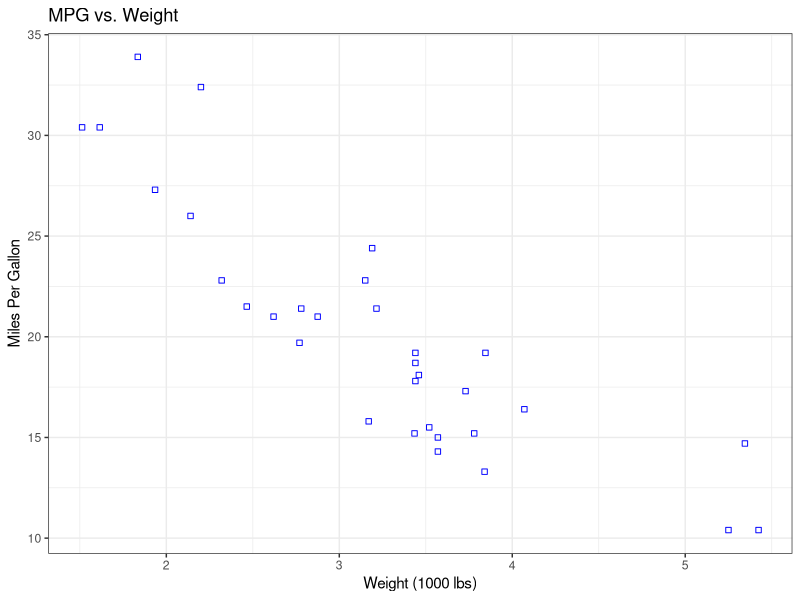
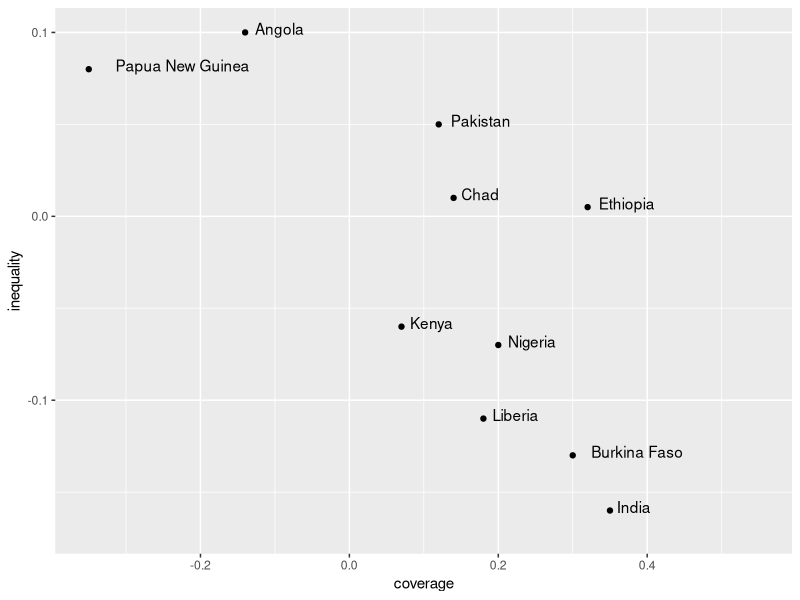
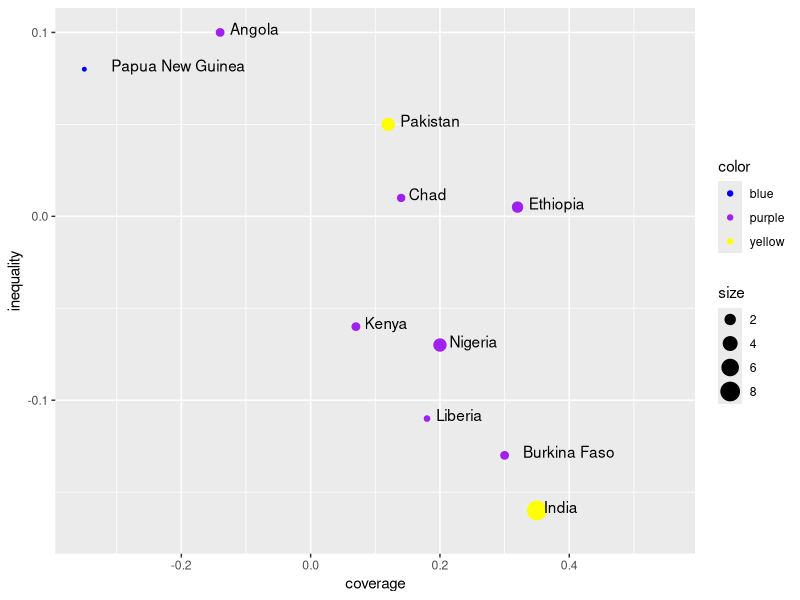
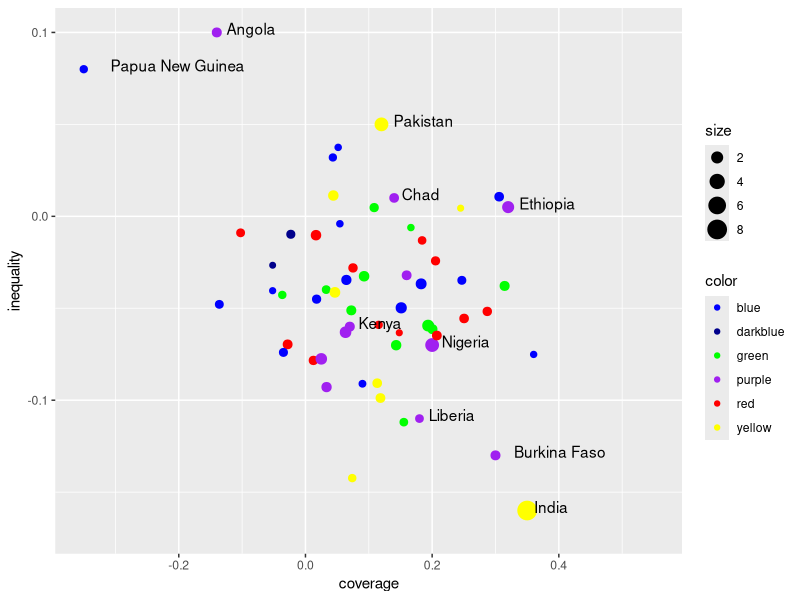
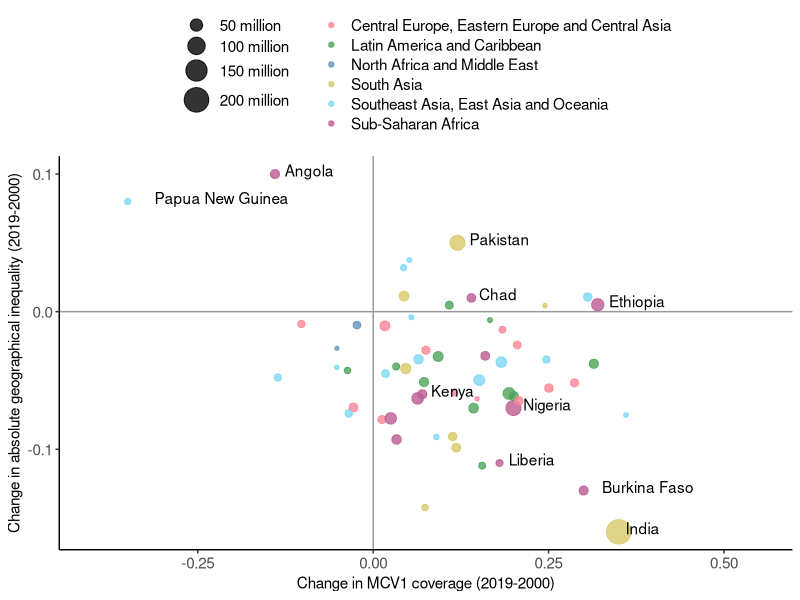

Write the R code that produced these figures, in order.
library(ggplot2)

#plot 1
ggplot(data = mtcars, aes(x = wt, y = mpg)) +
  geom_point(color = "blue", shape = 0) +
  scale_x_continuous("Weight (1000 lbs)") +
  scale_y_continuous("Miles Per Gallon") +
  ggtitle("MPG vs. Weight") +
  theme_bw()

#df_plot dataset
country <- c("Angola", "Papua New Guinea", "Pakistan", "Chad", "Ethiopia", "Kenya", "Nigeria", "Liberia", "Burkina Faso", "India")
coverage <- c(-0.14, -0.35, 0.12, 0.14, 0.32, 0.07, 0.2, 0.18, 0.3, 0.35)
inequality <- c(0.1, 0.08, 0.05, 0.01, 0.005, -0.06, -0.07, -0.11, -0.13, -0.16)

df_plot <- data.frame(country, coverage, inequality)
df_plot

ggplot(data = df_plot, aes(x = coverage, y = inequality)) +
  geom_point() + # add point
  geom_text(aes(label = country), hjust = -0.2, vjust = 0.2) +  # add text label to each point and adjust the position of the label
  xlim(c(-0.35, 0.55)) + # set limit for x-axis
  ylim(c(-0.17, 0.1))    # set limit for y-axis

# add color
df_plot$size <- c(1.1, 0.6, 3, 1, 2, 1.1, 3, 0.7, 1.1, 8)
df_plot$color <- c("purple", "blue", "yellow", "purple", "purple", "purple", "purple", "purple", "purple", "yellow")
df_plot


ggplot(data = df_plot, aes(x = coverage, y = inequality)) +
  geom_point(aes(size = size, color = color)) +
  geom_text(aes(label = country), hjust = -0.2, vjust = 0.2) +
  scale_color_manual(values = c("blue","purple","yellow"),
                     labels = c("blue","purple","yellow")) +
  xlim(c(-0.35, 0.55)) +
  ylim(c(-0.17, 0.1))


# practice
set.seed(123) #cố định chuỗi ngẫu nhiên
np <- 50
rd <- data.frame(
  country = rep("", np),
  coverage = rnorm(n = np, mean = 0.1, sd = 0.12),
  inequality = rnorm(n = np, mean = -0.05, sd = 0.04),
  size = rnorm(n = np, mean = 1, sd = 0.4),
  color = sample(
    c("red", "green", "darkblue", "yellow", "blue", "purple"),
    np,
    replace = T
  )
)
head(rd)

df_plot <- rbind(df_plot, rd)
ggplot(df_plot, aes(x = coverage, y = inequality)) +
  geom_point(aes(size = size, color = color)) +
  geom_text(aes(label = country), hjust = -0.2, vjust = 0.2) +
  scale_color_manual(values = c("blue","darkblue","green","purple","red","yellow"),
                     labels = c("blue","darkblue","green","purple","red","yellow")) +
  xlim(c(-0.35, 0.55)) +
  ylim(c(-0.17, 0.1))

cols <- c(
  "red" = "#fa8495",
  "green" = "#4ca258",
  "darkblue" = "#6493bb",
  "yellow" = "#d7c968",
  "blue" = "#7dd8f3",
  "purple" = "#bc5c91"
)

ggplot(df_plot, aes(x = coverage, y = inequality)) +
  geom_point(aes(size = size, color = color), alpha = 0.8)+
  geom_text(aes(label = country), hjust = -0.2, vjust = 0.2) +
  geom_vline(xintercept = 0, color = "#999999") +
  geom_hline(yintercept = 0, color = "#999999") + 
  scale_x_continuous(breaks = c(-0.25, 0, 0.25, 0.5),
                     limits = c(-0.4, 0.55)) +
  scale_y_continuous(breaks = c(-0.1,0,0.1),
                     limits = c(-0.16, 0.1)) +
  scale_size_continuous(
    breaks = c(2,4,6,8),
    labels = c("50 million", "100 million", "150 million", "200 million"),
    range = c(0, 8),
    guide = guide_legend(order = 1)
  ) + 
  scale_color_manual(
    values = cols,
    breaks = c("red", "green", "darkblue", "yellow", "blue", "purple"),
    labels = c(
      "Central Europe, Eastern Europe and Central Asia",
      "Latin America and Caribbean",
      "North Africa and Middle East",
      "South Asia",
      "Southeast Asia, East Asia and Oceania",
      "Sub-Saharan Africa"
    ),
    guide = guide_legend(order = 2)
  ) +
  labs(x = "Change in MCV1 coverage (2019-2000)",
       y = "Change in absolute geographical inequality (2019-2000)",
       size = NULL,
       color = NULL) +
  theme_classic() +
  theme(
    legend.position = "top",
    legend.direction = "vertical",
    legend.text = element_text(size = 11),
    legend.key.height = unit(0.5, "cm"),
    axis.text = element_text(size = 11)
  )
